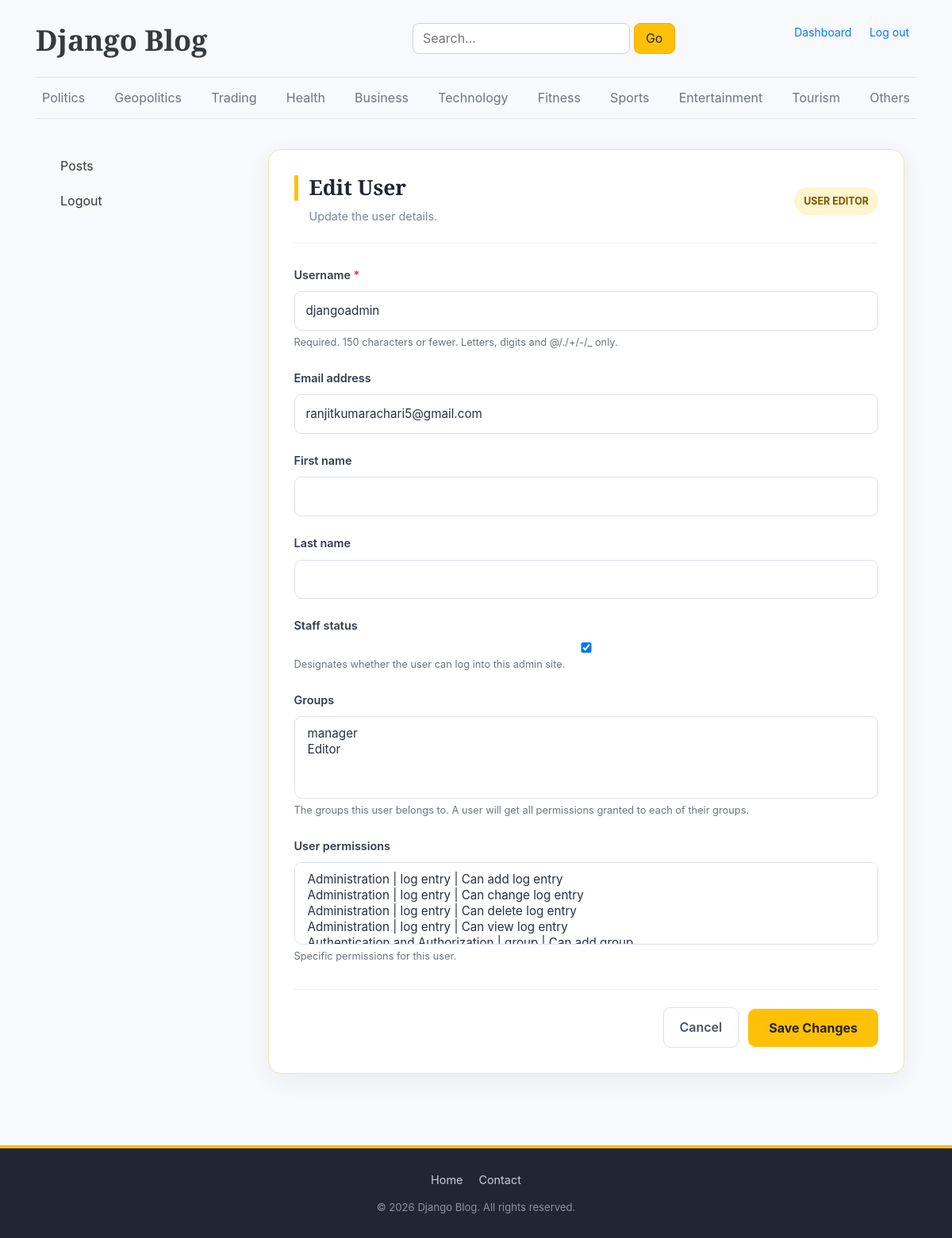
Screenshot of /dashboard/users/edit_user/10 (signed in) with the database file from the repository.
### blogs/models.py (models this page shows)
class Category(models.Model):
    category_name=models.CharField(max_length=50,unique=True)
    created_at=models.DateField(auto_now_add=True)
    updated_at=models.DateField(auto_now=True)
    class Meta:
        verbose_name_plural='categories'
    def __str__(self):
        return self.category_name

### dashboard/views.py (the view)
# urls.py: path('users/edit_user/<int:pk>',views.edit_user,name='edit_user'),
@login_required(login_url='login')
def edit_user(request,pk):
    user=get_object_or_404(User,pk=pk)
    if request.method=='POST':
        form=UserForm(request.POST,instance=user)
        if form.is_valid():
            form.save()
            return redirect('users')
    else:
        form=UserForm(instance=user)
    context={
        'form':form
    }
    return render(request,'dashboards/edit_user.html',context)

### dashboard/forms.py
class UserForm(forms.ModelForm):
    class Meta:
        model=User
        fields=["username", "email", "first_name", "last_name", "is_staff","is_active", "groups","user_permissions"]

### blogs/context_processors.py (called while the page is built)
def categories_dict(request):
    categories=Category.objects.all()
    return dict(categories=categories)

def search_item(request):
    keyword=request.GET.get('keyword','')
    if keyword:
        blog=Blog.objects.filter(
        Q(title__icontains=keyword) |
        Q(short_description__icontains=keyword)|
        Q(blog_body__icontains=keyword )|
        Q(created_at__icontains=keyword )|
        Q(updated_at__icontains=keyword ),
        status='Published')
    else:
        blog = Blog.objects.filter(status='Published')
    return dict(search_blog=blog,keyword=keyword)

### templates/dashboards/edit_user.html (shortened to what this page needs)
{% extends 'base.html' %}
{% block content %}
<div class="container-fluid edit-page">
  <div class="row g-4">
    {% include 'dashboards/sidebar.html' %}
    <div class="col-md-9">
      <div class="edit-box">
        <div class="edit-header">
          <div>
            <h2>Edit User</h2>
            <p>Update the user details.</p>
          </div>
          <span class="edit-badge">USER EDITOR</span>
        </div>
        <form method="POST" enctype="multipart/form-data"
              class="edit-form">
        {% for field in form %}
  {% if field.name != "date_joined" and field.name != "is_active" and field.name != "is_superuser" and field.name != "last_login" %}
    <div class="mb-3">
      <label for="{{ field.id_for_label }}">
        {{ field.label }}
        {% if field.field.required %}
          <span class="text-danger">*</span>
        {% endif %}
      </label>
      {{ field }}
      {% if field.help_text %}
        <small class="text-muted d-block mt-1">
          {{ field.help_text|safe }}
        </small>
      {% endif %}
    </div>
  {% endif %}
{% endfor %}
          <div class="edit-actions">
            <a href="{% url 'posts' %}"
               class="btn-cancel">
              Cancel
            </a>
            <button type="submit" class="btn btn-save">
              Save Changes
            </button>
          </div>
        </form>
      </div>
    </div>
  </div>
</div>
{% endblock %}

### templates/base.html (shortened to what this page needs)
{% load static %}
<!doctype html>
<html lang="en">
  <head>
    <link
      href="https://getbootstrap.com/docs/4.0/dist/css/bootstrap.min.css"
      rel="stylesheet"
    />
    <link
      rel="stylesheet"
      href="https://cdnjs.cloudflare.com/ajax/libs/font-awesome/6.5.1/css/all.min.css"
    />
    <link href="{% static 'css/blog_home.css' %}" rel="stylesheet" />
  </head>
  <body>
    <div class="container">
      <header class="blog-header py-3">
        <div class="row d-flex justify-content-between align-items-center">
          <div class="col-5 pt-1">
            <a class="blog-header-logo text-dark mb-2" href="/">
              Django Blog
            </a>
          </div>
          <div
            class="col-md-4 d-flex md-justify-content-center md-align-items-center"
          >
            <form action="{% url 'search' %}" method="get" class="search-form">
              <input
                type="text"
                name="keyword"
                placeholder="Search..."
                value="{{keyword}}"
                class="search-input"
              />
              <button type="submit" class="search-btn bg-warning">Go</button>
            </form>
          </div>
          {%if not user.is_authenticated%}
          <div
            class="col-md-3 d-flex md-d-flex md-justify-content-end justify-content-end align-items-center"
          >
            <a
              class="btn btn-sm btn-outline-secondary"
              href="{%url 'register' %}"
            >
              Register
            </a>
            &nbsp;
            <a class="btn btn-sm btn-warning" href="{%url 'login' %}">
              Login
            </a>
          </div>
          {%else%}
          <div
            class="col-md-3 d-flex md-d-flex md-justify-content-end justify-content-end align-items-center"
          >
            <p class="font-family:sans-serif">
              <a class="btn btn-sm btn-cool" href="{%url 'dashboard' %}"
                >Dashboard
              </a>
              <a class="btn btn-sm btn-cool" href="{%url 'logout' %}">
                Log out
              </a>
            </p>
          </div>
          {%endif%}
        </div>
      </header>
      <div class="nav-scroller py-1 mb-2">
        <nav class="nav d-flex justify-content-between">
          {% for category in categories %}
          <a class="p-2 text-muted" href="{% url 'category' category.id %}">
            {{ category }}
          </a>
          {% endfor %}
        </nav>
      </div>
      {% block content %} {% endblock %}
    </div>
    <footer class="blog-footer">
      <div class="container footer-inner">
        <nav class="footer-links">
          <a href="{% url 'home' %}">Home</a>
          <a href="https://www.linkedin.com/in/ranjit-kumar-a-3a7785335/" target="_blank">Contact</a>
        </nav>
        <p class="footer-copy">&copy; 2026 Django Blog. All rights reserved.</p>
      </div>
    </footer>
  </body>
</html>

### static/css/blog_home.css (style rules this page uses)
:root { --color-bg: #f8f9fc; --color-text: #202b3c; --color-heading: #172337; --color-muted: #64748b; --color-meta: #727272; --color-border: #e5e7eb; --color-border-dark: #273449; --color-accent: #2563eb; --color-surface: #fff; --color-search: orange; --font-heading: "Playfair Display", Georgia, "Times New Roman", serif; --font-ui: Verdana, Geneva, Tahoma, sans-serif; --radius-sm: 0.5rem; --radius-md: 10px; --radius-lg: 12px; }
a { text-decoration: none; transition: color 0.2s ease; }
body { background-color: var(--color-bg); color: var(--color-text); line-height: 1.7; }
.container { max-width: 1140px; }
h1, h2, h3, h4, h5 { font-family: var(--font-heading); color: var(--color-heading); }
.blog-header { border-bottom: 1px solid var(--color-border); padding-bottom: 1rem; }
.blog-header a.blog-header-logo { font-family: var(--font-heading); font-size: 2.25rem; font-weight: 900; color: var(--color-heading); }
.nav-scroller { border-bottom: 1px solid var(--color-border); }
.nav a { transition: color 0.2s ease; }
.search-input { border: 1px solid #ced4da; border-radius: var(--radius-sm); padding: 0.3rem 0.75rem; outline: none; }
.search-btn { border: 1px solid var(--color-search); border-radius: var(--radius-sm); padding: 0.3rem 0.9rem; background: transparent; color: var(--color-text); transition: background-color 0.2s ease, color 0.2s ease; }
.blog-footer { padding: 2rem 0; margin-top: 40px; color: var(--color-border); text-align: center; background-color: var(--color-heading); border-top: 1px solid var(--color-border-dark); }
.blog-footer p:last-child { margin-bottom: 0; }
.blog-footer a { color: #fff; }

### templates/base.html (style rules this page uses)
.blog-footer { background: #202633; color: #c9ced8; padding: 28px 0; margin-top: 40px; border-top: 4px solid #ffc107; }
.footer-inner { display: flex; flex-direction: column; align-items: center; gap: 10px; text-align: center; }
.footer-links { display: flex; gap: 20px; }
.footer-links a { color: #c9ced8; text-decoration: none; font-size: 0.9rem; transition: color 0.2s; }
.footer-copy { margin: 0; font-size: 0.82rem; color: #8b93a1; }

### templates/dashboards/edit_user.html (style rules this page uses)
.edit-page { padding: 30px 15px 50px; min-height: 85vh; }
.edit-box { max-width: 850px; margin: 0 auto; padding: 32px; background: #fff; border: 1px solid #f0e3b1; border-radius: 16px; box-shadow: 0 8px 30px rgba(25, 35, 50, 0.06); }
.edit-header { display: flex; align-items: center; justify-content: space-between; gap: 15px; margin-bottom: 28px; padding-bottom: 20px; border-bottom: 1px solid #eee; }
.edit-header h2 { font-size: 1.65rem; font-weight: 750; color: #202633; border-left: 5px solid #ffc107; padding-left: 14px; margin: 0; }
.edit-header p { color: #7b8492; font-size: 0.9rem; margin: 8px 0 0 19px; }
.edit-badge { background: #fff5cf; color: #785700; padding: 7px 12px; border-radius: 30px; font-size: 0.78rem; font-weight: 700; white-space: nowrap; }
.edit-form .mb-3 { margin-bottom: 22px !important; }
.edit-form label { display: block; color: #343c49; font-size: 0.9rem; font-weight: 600; margin-bottom: 8px; }
.edit-form input:not([type="file"]), .edit-form select, .edit-form textarea { display: block; width: 100%; padding: 11px 14px; font-size: 0.95rem; color: #29313d; background-color: #fff; border: 1px solid #dce1e8; border-radius: 9px; outline: none; transition: border-color 0.2s, box-shadow 0.2s; }
.edit-form .text-danger { margin-top: 6px; }
.edit-actions { display: flex; justify-content: flex-end; align-items: center; gap: 12px; margin-top: 30px; padding-top: 22px; border-top: 1px solid #eee; }
.btn-save { background: #ffc107; color: #28220e; border: 1px solid #ffc107; border-radius: 9px; padding: 11px 25px; font-weight: 700; transition: all 0.2s; }
.btn-cancel { display: inline-block; text-decoration: none; padding: 11px 20px; border: 1px solid #dce1e8; border-radius: 9px; color: #4b5563; font-weight: 600; background: #fff; }

### rows the page displays
Category: category_name "Politics"
Category: category_name "Geopolitics"
Category: category_name "Trading"
Category: category_name "Health"
Category: category_name "Business"
Category: category_name "Technology"
Category: category_name "Fitness"
Category: category_name "Sports"
Category: category_name "Entertainment"
Category: category_name "Tourism"
Category: category_name "Others"

### other values shown
{{ field.label }} "Username" "Email address" "First name" "Last name" "Staff status" "Groups" "User permissions"
{{ field.help_text|safe }} "Required. 150 characters or fewer. Letters, digits and @/./+/-/_ only." "Designates whether the user can log into this admin site." "The groups this user belongs to. A user will get all permissions granted to each of their groups." "Specific permissions for this user."
